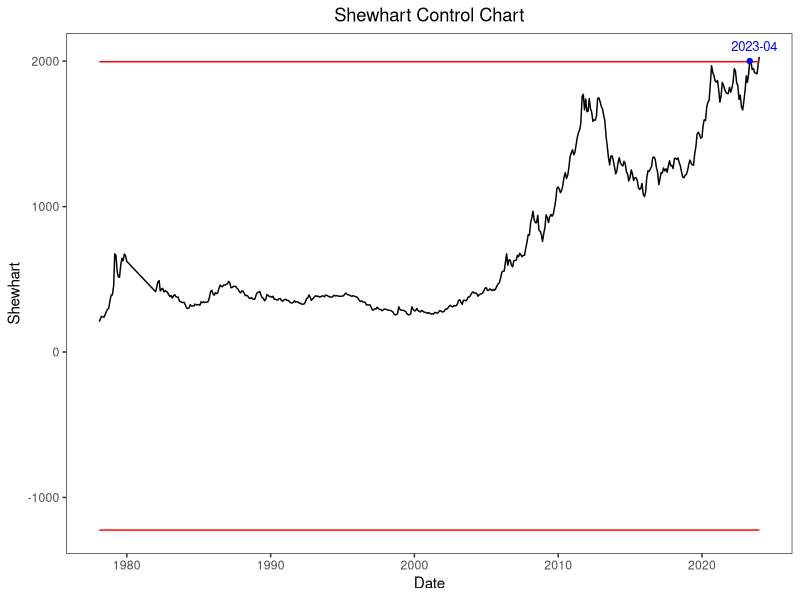

Recreate this plot in R.
library(readr)
library(ggplot2)

Golden <- read_csv("price.csv")
price <- Golden$price
Date <- as.Date(Golden$Date)

x <- price
mu <- mean(x[1:337])
sigma <- sd(x)
n <- length(x)

q <- 0
alpha <- 1
L <- 3

wt <- vj <- c()
for(i in 1:n) {
  wt[i] <- q^((i-1)^alpha)-q^(i^alpha)
}
for(j in 1:n) {
  vj[j] <- sum(wt[1:j]*wt[1:j])*(sigma^2)
}

shewhart <- ucl <- lcl <- c()
for(j in 1:n) {
  zsum <- sum(wt[1:j]*x[j:1]) + mu*(q^(j^alpha))
  shewhart[j] <- zsum
  ucl[j] <- mu + L*sqrt(vj[j])
  lcl[j] <- mu - L*sqrt(vj[j])
}

exceed_indices <- which(shewhart > ucl)[1]
print(exceed_indices)

shewhart_df <- data.frame(Date = Date, Shewhart = shewhart, UCL = ucl, LCL = lcl)

ggplot(shewhart_df, aes(x = Date)) +
  geom_line(aes(y = Shewhart), color = "black") +
  geom_line(aes(y = UCL), color = "red", linetype = "solid") +
  geom_line(aes(y = LCL), color = "red", linetype = "solid") +
  labs(x = "Date", y = "Shewhart", title = "Shewhart Control Chart") +
  theme_bw() + 
  theme(panel.grid=element_blank()) +
  theme(plot.title = element_text(hjust = 0.5)) +
  geom_point(data = shewhart_df[exceed_indices, ], aes(x = Date, y = Shewhart), color = "blue", size = 1.5) +
  geom_text(data = shewhart_df[exceed_indices, ], aes(x = Date, y = Shewhart, label = format(Date, "%Y-%m")), vjust = -1,hjust=0.4, color = "blue",size=3.3)

